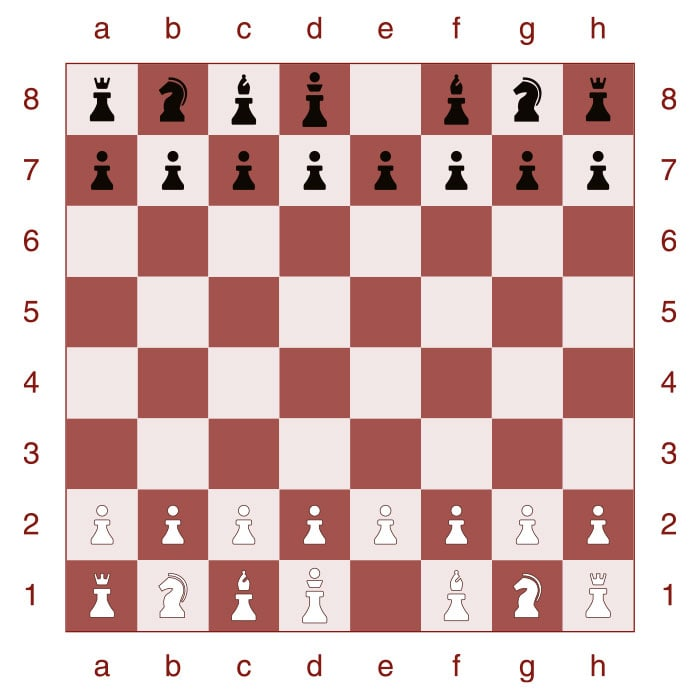
#> input picture Task8/cheesboard.jpg, 700 x 700 px
$ python Task8.py
#> lines starting #> are read from the running program, lines starting #| are printed output that depends on the picture; after the words box and inside, x2 and y2 are one past the last pixel; in counts of white or black regions, pixels touching at a corner belong together


import cv2
import numpy as np

# Görüntüyü oku ve gri tona çevir
img = cv2.imread("cheesboard.jpg")
#> img is the input picture: shape (700, 700, 3); mean B, G, R 184.5, 186.3, 215.8
img_cp = img.copy()

gray = cv2.cvtColor(img, cv2.COLOR_BGR2GRAY)
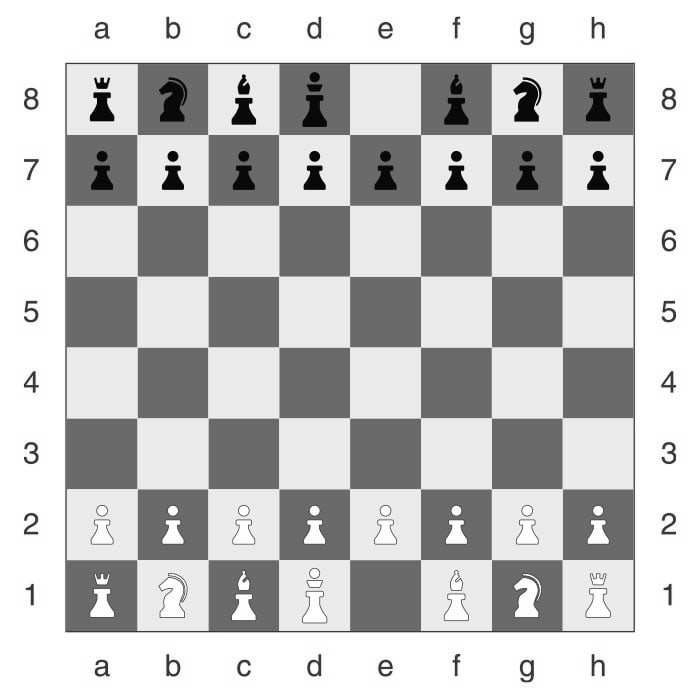
#> gray: shape (700, 700); min 0, max 255, mean 194.9

# HARRIS CORNER DETECTION
gray_float = np.float32(gray)
corners = cv2.cornerHarris(gray_float, blockSize=2, ksize=3, k=0.04)
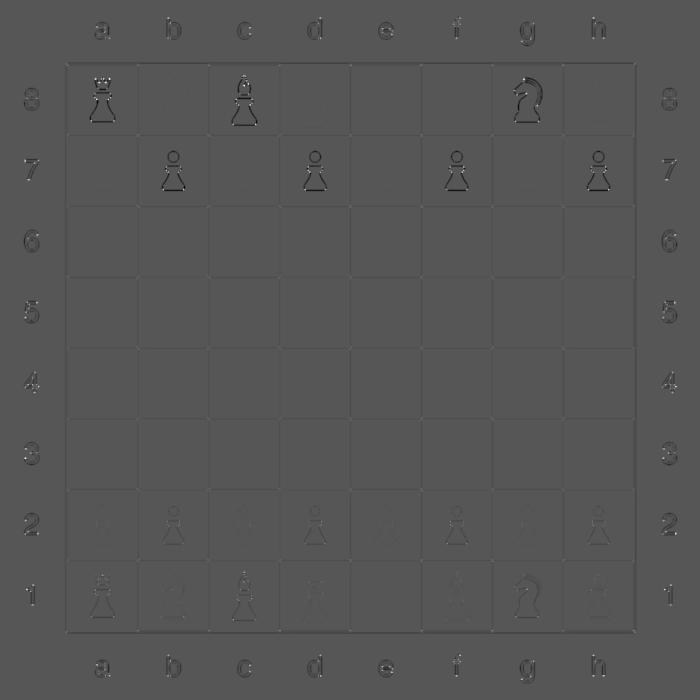
#> corners: shape (700, 700) float32; min -106746464, max 207892800, mean -644836.9; drawn with min black and max white

# Köşeleri belirginleştirmek için genişlet
corners = cv2.dilate(corners, None)
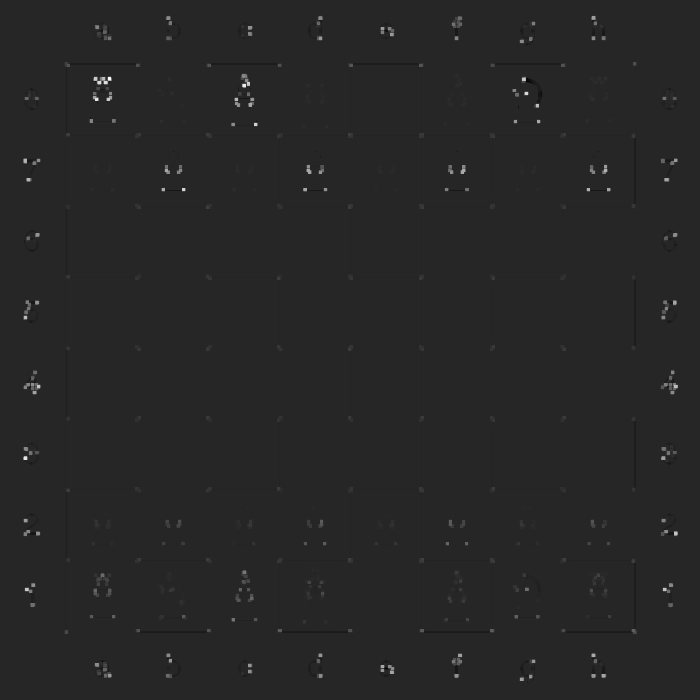
#> corners: shape (700, 700) float32; min -37342840, max 207892800, mean 538972.2; drawn with min black and max white

# Orijinal görüntü üzerinde köşeleri kırmızı nokta ile işaretle
img_corners = img.copy()
img_corners[corners > 0.01 * corners.max()] = [0, 255, 0]
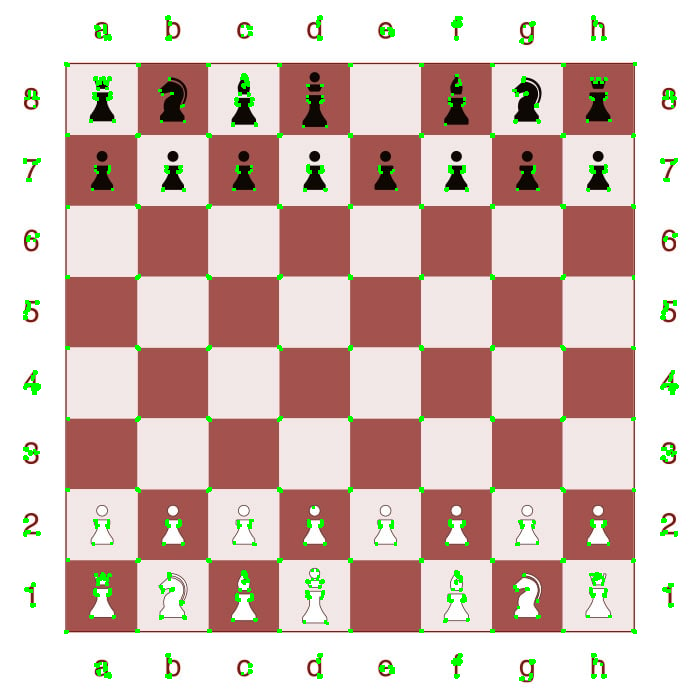
#> img_corners: shape (700, 700, 3); 1.96% of pixels changed, all inside (x1, y1, x2, y2) = (23, 15, 679, 681)

cv2.imwrite("corners.jpg", img_corners)

# CANNY EDGE DETECTION--
edges = cv2.Canny(gray, threshold1=100, threshold2=200)
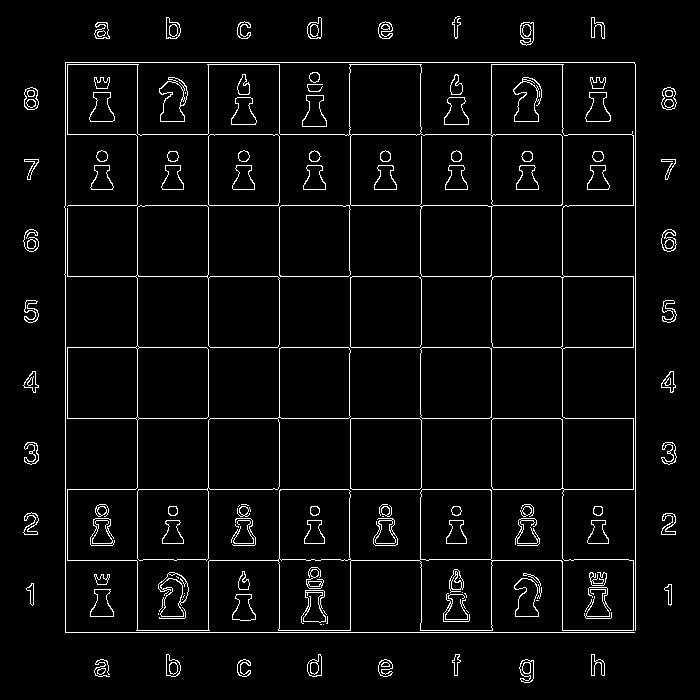
#> edges: shape (700, 700); 4.1% white in thin lines or dots, all inside (x1, y1, x2, y2) = (23, 16, 677, 683)

cv2.imwrite("edges.jpg", edges)
cv2.imshow("Corners",img_corners)
cv2.imshow("Edges", edges)
cv2.imshow("Normal", img_cp)
cv2.waitKey(0)
cv2.destroyAllWindows()
